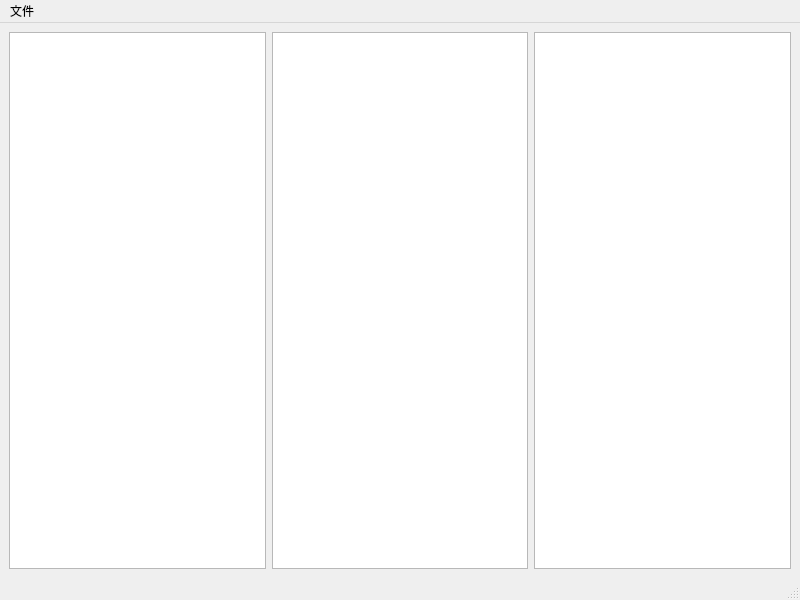
<?xml version="1.0" encoding="UTF-8"?>
<ui version="4.0">
 <class>MainWindow</class>
 <widget class="QMainWindow" name="MainWindow">
  <property name="geometry">
   <rect>
    <x>0</x>
    <y>0</y>
    <width>800</width>
    <height>600</height>
   </rect>
  </property>
  <property name="windowTitle">
   <string>MainWindow</string>
  </property>
  <widget class="QWidget" name="centralwidget">
   <layout class="QGridLayout" name="gridLayout" columnstretch="1,1,1">
    <item row="0" column="0">
     <widget class="QListWidget" name="lwWriter">
      <property name="focusPolicy">
       <enum>Qt::NoFocus</enum>
      </property>
      <property name="selectionMode">
       <enum>QAbstractItemView::MultiSelection</enum>
      </property>
     </widget>
    </item>
    <item row="0" column="1">
     <widget class="QTableWidget" name="twSample">
      <property name="styleSheet">
       <string notr="true"/>
      </property>
     </widget>
    </item>
    <item row="0" column="2">
     <widget class="QListWidget" name="lwReader">
      <property name="focusPolicy">
       <enum>Qt::NoFocus</enum>
      </property>
      <property name="selectionMode">
       <enum>QAbstractItemView::MultiSelection</enum>
      </property>
     </widget>
    </item>
   </layout>
  </widget>
  <widget class="QMenuBar" name="menubar">
   <property name="geometry">
    <rect>
     <x>0</x>
     <y>0</y>
     <width>800</width>
     <height>28</height>
    </rect>
   </property>
   <widget class="QMenu" name="menuFile">
    <property name="title">
     <string>文件</string>
    </property>
    <addaction name="actionOpenLog"/>
   </widget>
   <addaction name="menuFile"/>
  </widget>
  <widget class="QStatusBar" name="statusBar"/>
  <action name="actionOpenLog">
   <property name="text">
    <string>打开监控日志</string>
   </property>
  </action>
 </widget>
 <resources/>
 <connections/>
</ui>
